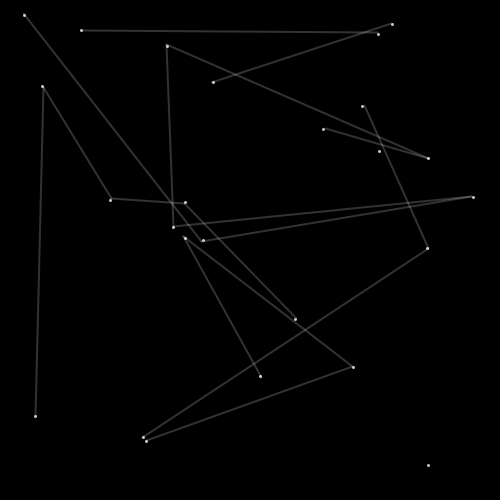
Frame 1 (no input)
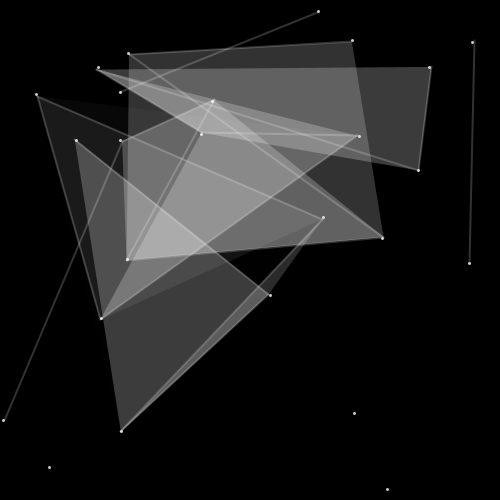
Frame 60 (the mouse pressed at the canvas centre just before this capture)
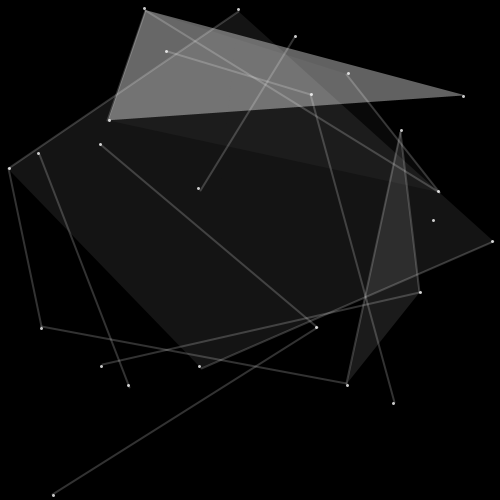
Frame 120 (the mouse held since frame 60 and released just before this capture)

The Processing sketch that drew these frames (run headless with seeded random() and noise(); from frame 60 on, the mouse is pressed at the canvas centre):

// Processing sketch: s07RufinRaimundo
// ── s07RufinRaimundo.pde
Punto[] pu;
int index;

Punto p;
Punto p2;
Punto p3;

void setup() {
  size(500, 500);
 
  pu = new Punto[25];
  for(int i = 0; i < pu.length; i ++){
    pu[i] = new Punto (random(500), random(500));
  }

  //p = new Punto(random(500), random(500));
  //p2 = new Punto(random(500), random(500));
  //p3 = new Punto(random(500), random(500));
}
void draw() {
   background (0);
  //p.run();
  //p2.run();
  //p3.run();
  
  
  for(int i = 0; i < pu.length; i++){
    pu[i].run();
  }
  
  //cambio de direccion aleatorio cada 1 segundo
  if(frameCount% 60==0){
    for(int i = 0; i < pu.length; i++){
    pu[i].ndirec();
  }
    //p.ndirec();
    //p2.ndirec();
    //p3.ndirec();
  }

  //p.con(p2);
  //p2.con(p3);
  //p3.con(p);
  for(int i = 0; i < pu.length-1; i++){
    pu[i].con(pu[i+1]);
  }
  
  //p.tri(p2,p3);
  for(int i = 0; i < pu.length-2; i++){
    pu[i].tri(pu[i+1],pu[i+2]);
  }
  
}
// ── Punto.pde


class Punto {
  // variables de posicion y multiplicador para definir sentido inicial del objeto
  float x, y, vx, vy;
  
  int opa = 0; // variable de opacidad

  //Constructor
  Punto(float x, float y) {

    this.x = x;
    this.y = y;
    
    vx = random(-2,2);
    vy = random(-2,2);
    
  
  }

  /* ejecuta 3 metodos simultaneamente,sirve para no tener 
   que ejecutar cada metodo por separado por cada objeto de la clase*/
  void run() {
    create();
    move();
    bounce();
  }

  //Crea un punto no visible
  void create() {
    strokeWeight(3);
    //noStroke();
    stroke(255,200);
    point(x, y);
  }

  //mueve el punto no visible 
  void move() {
    x+=vx;
    y+=vy;
  }

  //hace que dicho punto rebote con los bordes
  void bounce() {
    if (x > width || x < 0) {
      vx *= -1;
    }
    if (y > height|| y < 0) {
      vy *= -1;
    }
  }
  
  // cambio de direccion aleatorio
  void ndirec(){
    vx = random(-2,2);
    vy = random(-2,2);
  }
    

  //conecta a 2 objetos de la misma clase con un linea
  void con(Punto m) {
    if (dist(x, y, m.x, m.y) < 350) {
      strokeWeight(2);
      stroke(255, 50);
      line(x, y, m.x, m.y);
    }
  }

  void tri(Punto a, Punto b) {
    //crea un triangulo entre 3 objetos
    fill(255, opa);
    noStroke();
    triangle(x, y, a.x, a.y, b.x, b.y);

    /* cambia la opacidad de dicho triangulo en funcion de la distancia
     entre cada objeto */
    if (dist(x, y, a.x, a.y) <= 350 && dist(a.x, a.y, b.x, b.y) <= 350 && dist(b.x, b.y, x, y) <= 350) {
      opa += 1;
    } else {
      opa -= 10;
    }

    //limita la opacidad entre 0 y 255
    if (opa < 0) {
      opa = 0;
    } else if (opa > 255) {
      opa = 255;
    }
  }
}
